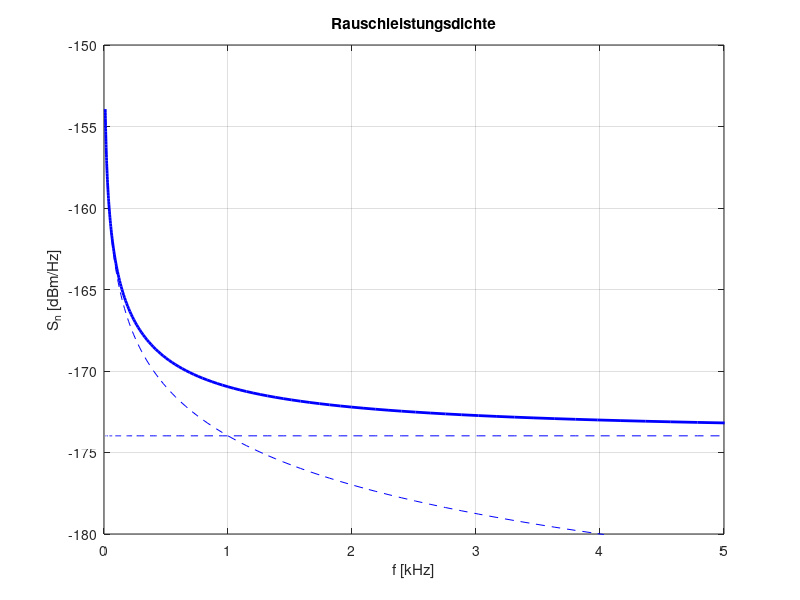
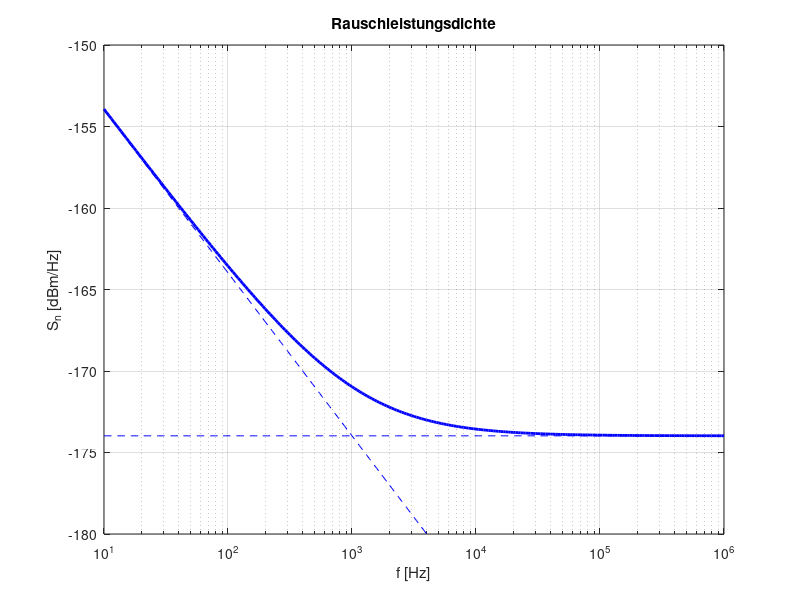

MATLAB code to generate these figures, in order:
function daten_rauschleistungsdichte
% Rauschleistungsdichte einer Komponente mit thermischem und 1/f-Rauschen
%
%------------------------------------------------
% (c) Eberhard Gamm (www.ibega.de),
%     LIKE (www.like.e-technik.uni-erlangen.de),
%     2013
%------------------------------------------------

close all;

% Boltzmann-Konstante
k = 1.38e-23;

% Referenztemperatur
T = 290;

% thermische Rauschleistungsdichte
S_n_th = k * T;
S_n_th_dBm = 30 + 10 * log10( S_n_th );

% Frequenzachse
f = 10.^(1:0.02:6);

% 1/f-Grenzfrequenz
f_g_1f = 1000;

% 1/f-Rauschleistungssichte
S_n_1f = k * T * f_g_1f ./ f;
S_n_1f_dBm = 30 + 10 * log10( S_n_1f );

% Rauschleistungsdichte
S_n = S_n_th + S_n_1f;
S_n_dBm = 30 + 10 * log10( S_n );


figure(1);
plot(1e-3*f,S_n_dBm,'b-','Linewidth',2);
hold on;
plot(1e-3*f,S_n_th_dBm*ones(1,length(f)),'b--');
plot(1e-3*f,S_n_1f_dBm,'b--');
hold off;
grid;
axis([0 5 -180 -150]);
xlabel('f [kHz]');
ylabel('S_n [dBm/Hz]');
title('Rauschleistungsdichte');


figure(2);
semilogx(f,S_n_dBm,'b-','Linewidth',2);
hold on;
semilogx(f,S_n_th_dBm*ones(1,length(f)),'b--');
semilogx(f,S_n_1f_dBm,'b--');
hold off;
grid;
axis([min(f) max(f) -180 -150]);
xlabel('f [Hz]');
ylabel('S_n [dBm/Hz]');
title('Rauschleistungsdichte');
